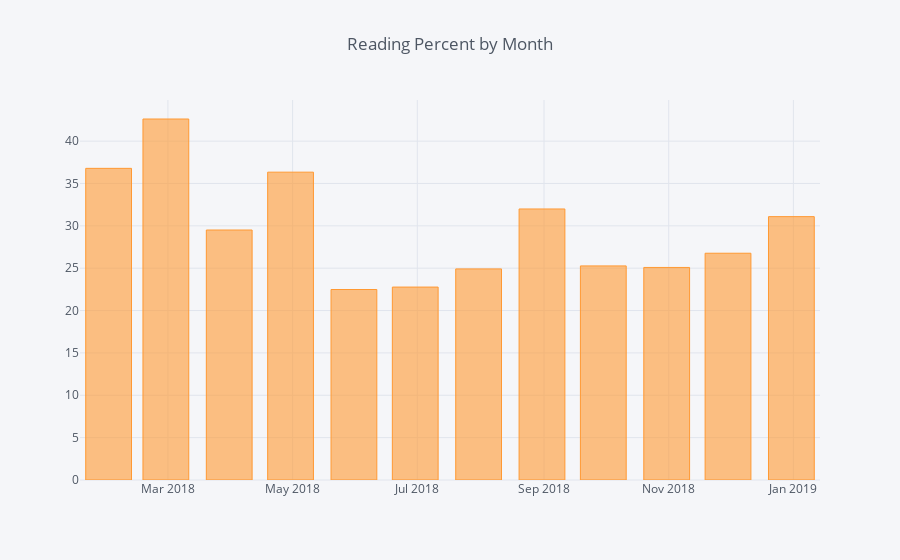

The notebook cell this image was saved under:
### Markdown cell above
# Average Reading Percent by Month

### Code cell
stat_df.resample('1 M').mean()['read_ratio'].iplot(kind='bar', title='Reading Percent by Month')

### Figure 1 — Plotly figure (JSON) as saved in the notebook; plotly's stock layout.template omitted (floating-point values rounded to 4 significant figures)
{"data": [{"marker": {"color": "rgba(255, 153, 51, 0.6)", "line": {"color": "rgba(255, 153, 51, 1.0)", "width": 1}}, "name": "read_ratio", "orientation": "v", "text": "", "type": "bar", "uid": "c436e31e-7ba1-49ed-9eac-a24340d1c1ef", "x": ["2018-01-31", "2018-02-28", "2018-03-31", "2018-04-30", "2018-05-31", "2018-06-30", "2018-07-31", "2018-08-31", "2018-09-30", "2018-10-31", "2018-11-30", "2018-12-31"], "y": [36.79, 42.61, 29.51, 36.34, 22.49, 22.77, 24.92, 31.99, 25.27, 25.09, 26.77, 31.09]}], "layout": {"legend": {"bgcolor": "#F5F6F9", "font": {"color": "#4D5663"}}, "paper_bgcolor": "#F5F6F9", "plot_bgcolor": "#F5F6F9", "title": {"font": {"color": "#4D5663"}, "text": "Reading Percent by Month"}, "xaxis": {"gridcolor": "#E1E5ED", "showgrid": true, "tickfont": {"color": "#4D5663"}, "title": {"font": {"color": "#4D5663"}, "text": ""}, "zerolinecolor": "#E1E5ED"}, "yaxis": {"gridcolor": "#E1E5ED", "showgrid": true, "tickfont": {"color": "#4D5663"}, "title": {"font": {"color": "#4D5663"}, "text": ""}, "zerolinecolor": "#E1E5ED"}}}
